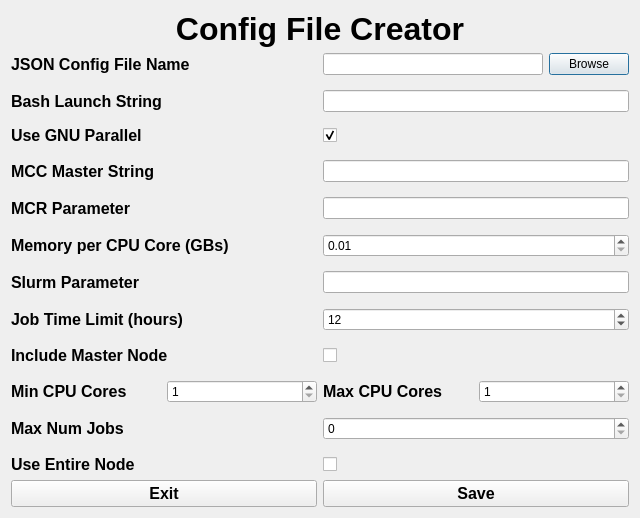
<?xml version="1.0" encoding="UTF-8"?>
<ui version="4.0">
 <class>configFileCreator</class>
 <widget class="QDialog" name="configFileCreator">
  <property name="geometry">
   <rect>
    <x>0</x>
    <y>0</y>
    <width>640</width>
    <height>518</height>
   </rect>
  </property>
  <property name="windowTitle">
   <string>Config File Creator</string>
  </property>
  <layout class="QGridLayout" name="gridLayout">
   <item row="1" column="0">
    <layout class="QVBoxLayout" name="verticalLayout_2" stretch="1,1,1,1,1,1,1,1,1,1,1,1,1,1,1,1,1,1,1,1,1,1,1">
     <item>
      <layout class="QHBoxLayout" name="horizontalLayout_13" stretch="1,1">
       <property name="spacing">
        <number>6</number>
       </property>
       <item>
        <widget class="QLabel" name="jsonConfigFileNameLabel">
         <property name="font">
          <font>
           <pointsize>12</pointsize>
           <bold>true</bold>
          </font>
         </property>
         <property name="text">
          <string>JSON Config File Name</string>
         </property>
        </widget>
       </item>
       <item>
        <layout class="QHBoxLayout" name="horizontalLayout_15" stretch="3,1">
         <item>
          <widget class="QLineEdit" name="jsonConfigFileNameLineEdit"/>
         </item>
         <item>
          <widget class="QPushButton" name="jsonConfigFileNameButton">
           <property name="text">
            <string>Browse</string>
           </property>
          </widget>
         </item>
        </layout>
       </item>
      </layout>
     </item>
     <item>
      <spacer name="verticalSpacer_11">
       <property name="orientation">
        <enum>Qt::Vertical</enum>
       </property>
       <property name="sizeHint" stdset="0">
        <size>
         <width>20</width>
         <height>40</height>
        </size>
       </property>
      </spacer>
     </item>
     <item>
      <layout class="QHBoxLayout" name="horizontalLayout_2" stretch="1,1">
       <item>
        <widget class="QLabel" name="bashLaunchStrLabel">
         <property name="font">
          <font>
           <pointsize>12</pointsize>
           <bold>true</bold>
          </font>
         </property>
         <property name="text">
          <string>Bash Launch String</string>
         </property>
        </widget>
       </item>
       <item>
        <widget class="QLineEdit" name="bashLaunchStrLineEdit"/>
       </item>
      </layout>
     </item>
     <item>
      <spacer name="verticalSpacer">
       <property name="orientation">
        <enum>Qt::Vertical</enum>
       </property>
       <property name="sizeHint" stdset="0">
        <size>
         <width>20</width>
         <height>40</height>
        </size>
       </property>
      </spacer>
     </item>
     <item>
      <layout class="QHBoxLayout" name="horizontalLayout_3" stretch="1,1">
       <item>
        <widget class="QLabel" name="gnuParallelLabel">
         <property name="font">
          <font>
           <pointsize>12</pointsize>
           <bold>true</bold>
          </font>
         </property>
         <property name="text">
          <string>Use GNU Parallel</string>
         </property>
        </widget>
       </item>
       <item>
        <widget class="QCheckBox" name="gnuParallelCheckBox">
         <property name="text">
          <string/>
         </property>
         <property name="checked">
          <bool>true</bool>
         </property>
        </widget>
       </item>
      </layout>
     </item>
     <item>
      <spacer name="verticalSpacer_2">
       <property name="orientation">
        <enum>Qt::Vertical</enum>
       </property>
       <property name="sizeHint" stdset="0">
        <size>
         <width>20</width>
         <height>40</height>
        </size>
       </property>
      </spacer>
     </item>
     <item>
      <layout class="QHBoxLayout" name="horizontalLayout_4" stretch="1,1">
       <item>
        <widget class="QLabel" name="mccMasterStrLabel">
         <property name="font">
          <font>
           <pointsize>12</pointsize>
           <bold>true</bold>
          </font>
         </property>
         <property name="text">
          <string>MCC Master String</string>
         </property>
        </widget>
       </item>
       <item>
        <widget class="QLineEdit" name="mccMasterStrLineEdit"/>
       </item>
      </layout>
     </item>
     <item>
      <spacer name="verticalSpacer_3">
       <property name="orientation">
        <enum>Qt::Vertical</enum>
       </property>
       <property name="sizeHint" stdset="0">
        <size>
         <width>20</width>
         <height>40</height>
        </size>
       </property>
      </spacer>
     </item>
     <item>
      <layout class="QHBoxLayout" name="horizontalLayout_5" stretch="1,1">
       <item>
        <widget class="QLabel" name="mcrParamLabel">
         <property name="font">
          <font>
           <pointsize>12</pointsize>
           <bold>true</bold>
          </font>
         </property>
         <property name="text">
          <string>MCR Parameter</string>
         </property>
        </widget>
       </item>
       <item>
        <widget class="QLineEdit" name="mcrParamLineEdit"/>
       </item>
      </layout>
     </item>
     <item>
      <spacer name="verticalSpacer_4">
       <property name="orientation">
        <enum>Qt::Vertical</enum>
       </property>
       <property name="sizeHint" stdset="0">
        <size>
         <width>20</width>
         <height>40</height>
        </size>
       </property>
      </spacer>
     </item>
     <item>
      <layout class="QHBoxLayout" name="horizontalLayout_6">
       <item>
        <widget class="QLabel" name="memPerCPULabel">
         <property name="font">
          <font>
           <pointsize>12</pointsize>
           <bold>true</bold>
          </font>
         </property>
         <property name="text">
          <string>Memory per CPU Core (GBs)</string>
         </property>
        </widget>
       </item>
       <item>
        <widget class="QDoubleSpinBox" name="memPerCPUDoubleSpinBox">
         <property name="minimum">
          <double>0.010000000000000</double>
         </property>
         <property name="maximum">
          <double>2147483647.000000000000000</double>
         </property>
        </widget>
       </item>
      </layout>
     </item>
     <item>
      <spacer name="verticalSpacer_5">
       <property name="orientation">
        <enum>Qt::Vertical</enum>
       </property>
       <property name="sizeHint" stdset="0">
        <size>
         <width>20</width>
         <height>40</height>
        </size>
       </property>
      </spacer>
     </item>
     <item>
      <layout class="QHBoxLayout" name="horizontalLayout_7" stretch="1,1">
       <item>
        <widget class="QLabel" name="slurmParamLabel">
         <property name="font">
          <font>
           <pointsize>12</pointsize>
           <bold>true</bold>
          </font>
         </property>
         <property name="text">
          <string>Slurm Parameter</string>
         </property>
        </widget>
       </item>
       <item>
        <widget class="QLineEdit" name="slurmParamLineEdit"/>
       </item>
      </layout>
     </item>
     <item>
      <spacer name="verticalSpacer_6">
       <property name="orientation">
        <enum>Qt::Vertical</enum>
       </property>
       <property name="sizeHint" stdset="0">
        <size>
         <width>20</width>
         <height>40</height>
        </size>
       </property>
      </spacer>
     </item>
     <item>
      <layout class="QHBoxLayout" name="horizontalLayout_8">
       <item>
        <widget class="QLabel" name="jobTimeLimitLabel">
         <property name="font">
          <font>
           <pointsize>12</pointsize>
           <bold>true</bold>
          </font>
         </property>
         <property name="text">
          <string>Job Time Limit (hours)</string>
         </property>
        </widget>
       </item>
       <item>
        <widget class="QSpinBox" name="jobTimeLimitSpinBox">
         <property name="minimum">
          <number>1</number>
         </property>
         <property name="maximum">
          <number>2147483647</number>
         </property>
         <property name="value">
          <number>12</number>
         </property>
        </widget>
       </item>
      </layout>
     </item>
     <item>
      <spacer name="verticalSpacer_7">
       <property name="orientation">
        <enum>Qt::Vertical</enum>
       </property>
       <property name="sizeHint" stdset="0">
        <size>
         <width>20</width>
         <height>40</height>
        </size>
       </property>
      </spacer>
     </item>
     <item>
      <layout class="QHBoxLayout" name="horizontalLayout_9">
       <item>
        <widget class="QLabel" name="masterComputeLabel">
         <property name="font">
          <font>
           <pointsize>12</pointsize>
           <bold>true</bold>
          </font>
         </property>
         <property name="text">
          <string>Include Master Node</string>
         </property>
        </widget>
       </item>
       <item>
        <widget class="QCheckBox" name="masterComputeCheckBox">
         <property name="text">
          <string/>
         </property>
        </widget>
       </item>
      </layout>
     </item>
     <item>
      <spacer name="verticalSpacer_8">
       <property name="orientation">
        <enum>Qt::Vertical</enum>
       </property>
       <property name="sizeHint" stdset="0">
        <size>
         <width>20</width>
         <height>40</height>
        </size>
       </property>
      </spacer>
     </item>
     <item>
      <layout class="QHBoxLayout" name="horizontalLayout_10">
       <item>
        <widget class="QLabel" name="minCPUNumLabel">
         <property name="font">
          <font>
           <pointsize>12</pointsize>
           <bold>true</bold>
          </font>
         </property>
         <property name="text">
          <string>Min CPU Cores</string>
         </property>
        </widget>
       </item>
       <item>
        <widget class="QSpinBox" name="minCPUNumSpinBox">
         <property name="minimum">
          <number>1</number>
         </property>
         <property name="maximum">
          <number>2147483647</number>
         </property>
        </widget>
       </item>
       <item>
        <widget class="QLabel" name="maxCPUNumLabel">
         <property name="font">
          <font>
           <pointsize>12</pointsize>
           <bold>true</bold>
          </font>
         </property>
         <property name="text">
          <string>Max CPU Cores</string>
         </property>
        </widget>
       </item>
       <item>
        <widget class="QSpinBox" name="maxCPUNumSpinBox">
         <property name="minimum">
          <number>1</number>
         </property>
         <property name="maximum">
          <number>2147483647</number>
         </property>
        </widget>
       </item>
      </layout>
     </item>
     <item>
      <spacer name="verticalSpacer_9">
       <property name="orientation">
        <enum>Qt::Vertical</enum>
       </property>
       <property name="sizeHint" stdset="0">
        <size>
         <width>20</width>
         <height>40</height>
        </size>
       </property>
      </spacer>
     </item>
     <item>
      <layout class="QHBoxLayout" name="horizontalLayout_11">
       <item>
        <widget class="QLabel" name="maxJobNumLabel">
         <property name="font">
          <font>
           <pointsize>12</pointsize>
           <bold>true</bold>
          </font>
         </property>
         <property name="text">
          <string>Max Num Jobs</string>
         </property>
        </widget>
       </item>
       <item>
        <widget class="QSpinBox" name="maxJobNumSpinBox"/>
       </item>
      </layout>
     </item>
     <item>
      <spacer name="verticalSpacer_10">
       <property name="orientation">
        <enum>Qt::Vertical</enum>
       </property>
       <property name="sizeHint" stdset="0">
        <size>
         <width>20</width>
         <height>40</height>
        </size>
       </property>
      </spacer>
     </item>
     <item>
      <layout class="QHBoxLayout" name="horizontalLayout_12">
       <item>
        <widget class="QLabel" name="wholeNodeJobLabel">
         <property name="font">
          <font>
           <pointsize>12</pointsize>
           <bold>true</bold>
          </font>
         </property>
         <property name="text">
          <string>Use Entire Node</string>
         </property>
        </widget>
       </item>
       <item>
        <widget class="QCheckBox" name="wholeNodeJobCheckBox">
         <property name="text">
          <string/>
         </property>
        </widget>
       </item>
      </layout>
     </item>
    </layout>
   </item>
   <item row="3" column="0">
    <layout class="QVBoxLayout" name="verticalLayout_3">
     <item>
      <layout class="QHBoxLayout" name="horizontalLayout">
       <item>
        <widget class="QPushButton" name="exitButton">
         <property name="font">
          <font>
           <pointsize>12</pointsize>
           <bold>true</bold>
          </font>
         </property>
         <property name="text">
          <string>Exit</string>
         </property>
        </widget>
       </item>
       <item>
        <widget class="QPushButton" name="saveFileButton">
         <property name="font">
          <font>
           <pointsize>12</pointsize>
           <bold>true</bold>
          </font>
         </property>
         <property name="text">
          <string>Save</string>
         </property>
        </widget>
       </item>
      </layout>
     </item>
    </layout>
   </item>
   <item row="0" column="0">
    <layout class="QVBoxLayout" name="verticalLayout">
     <item>
      <widget class="QLabel" name="configFileCreatorLabel">
       <property name="font">
        <font>
         <pointsize>24</pointsize>
         <bold>true</bold>
        </font>
       </property>
       <property name="text">
        <string>Config File Creator</string>
       </property>
       <property name="alignment">
        <set>Qt::AlignCenter</set>
       </property>
      </widget>
     </item>
    </layout>
   </item>
  </layout>
 </widget>
 <resources/>
 <connections/>
</ui>
